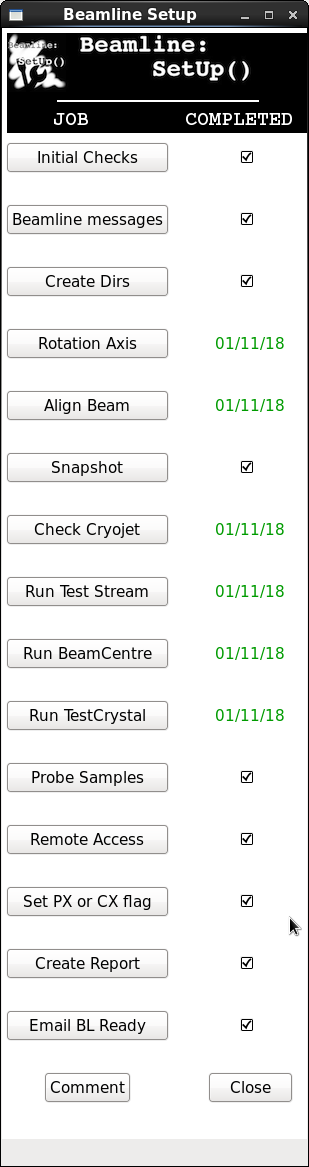
#> input picture img/wxpython_blsetup.png, 309 x 1167 px
$ python -i eccentricity.py   (imports and definitions only)
#> lines starting #> are read from the running program, lines starting #| are printed output that depends on the picture; after the words box and inside, x2 and y2 are one past the last pixel; in counts of white or black regions, pixels touching at a corner belong together
#> further down, picture is the input picture: PIL image 309x1167 RGB; mean R, G, B 220.2, 220.6, 219.9
"""How far the pin tip sits from the rotation axis, in pixels (B4).

The module already drives omega to 0, 90, 180 and 270 and photographs the pin at
each, but produced no number for how well the axis is actually aligned - the four
images went into a montage for a person to look at.

The measurement
---------------
Rotating omega by 180 degrees moves an off-axis point to the opposite side of the
axis. So if the tip is `d` above the axis at omega 0, it is `d` below at 180, and
the axis itself is the **midpoint** of the two tip positions:

    eccentricity = |y(0) - y(180)| / 2

The important subtlety is that this is not the distance from the crosshair. A
tip 3 px above the crosshair at 0 and 3 px below at 180 is perfectly centred on
the rotation axis; it is the crosshair that sits elsewhere. Measuring against the
crosshair would call that misaligned, which is why the figure of merit is the
difference between the pair rather than either one's offset.

The 90/270 pair gives the same measurement for the component that was pointing
along the viewing direction at 0/180, so between them the two pairs cover both
axes perpendicular to omega. Both are reported.

A montage is not good enough to measure from
--------------------------------------------
`montage.py` recovers the four frames from a stored montage exactly, and the
drawn lines are separable to the pixel. That is true and still useful - but it
does **not** mean a montage can be measured.

The crosshair is drawn at the crosshair position, and on a well-aligned beamline
that is precisely where the tip is. On 7 August 2026 the tip sat 0 to 1 px from
the drawn horizontal line, which is 3 px wide: the line covers the tip
completely. Masking it and filling with background removes the feature being
measured, and the detector then finds the edge of whichever fragment survives.

Same morning, measured both ways:

    from the original frames    0.79 px
    from the montage crops      3.72 px

So the montage number is mostly artefact. Historical montages give an upper
bound and nothing better; a real measurement needs the frames as captured, which
the module now keeps.

Finding the needle
------------------
Easier than it sounds, because of what the images actually look like: a
near-black needle on a flat grey background, entering from one side, roughly
horizontal. No edge detection and no OpenCV - the pin is 70 grey levels darker
than everything around it, so an Otsu threshold and the largest connected dark
region give the silhouette, and that is easy to debug at 2 a.m.

The drawn crosshair has to be masked first. It is 3 pixels wide and would
otherwise be the straightest edge in the frame.

Where the y comes from, and why not the apex (B9)
-------------------------------------------------
`find_tip` returns the silhouette's apex. It is what refuses a frame holding no
pin, the scintillator, or only dust, and its x is used as the reference point.
Its **y is not used for the measurement**, because it comes from a handful of
pixels at the tip and carries about 2 px of noise - the same size as the
eccentricity being measured. A number whose error matches its signal cannot
drive an alignment routine.

`find_centreline` supplies the y instead: the average of the needle's two edges,
fitted over 200 columns and read at a fixed offset back from the apex. Measured
on the surviving original frames, the fit residual is 0.25-0.40 px per column,
so the standard error on the fitted y is about **0.02 px** - roughly fifty times
better, and comfortably sub-pixel.

**A route that was tried and is worse**: fitting both edges and intersecting them
to find the apex. A thin wedge's edges are nearly parallel, so the intersection
is hypersensitive to slope error - on the same frames it gave 9.7 px of noise
against 2.0 for simply taking the extreme pixel. The eccentricity never needed
the apex; it needs a y that is comparable between omega 0 and 180, and the
centreline is that without extrapolating anywhere.
"""

import numpy as np

# How much of the frame the pin may occupy. A "pin" covering most of the image is
# a failed threshold, not a pin - which is what a fixed fraction of the grey
# range produced before this used Otsu: the white angle label pushes the maximum
# to 255, so a fraction of (min, max) landed above the background and called the
# whole frame dark.
MAXIMUM_PIN_FRACTION = 0.35

# Below this the "needle" is a speck of dirt or a shadow, not a pin.
MINIMUM_PIN_PIXELS = 2000


# The drawn crosshair is 3 px wide and, on a well-aligned beamline, sits exactly
# where the tip is. A tip found this close to it has been measured through a hole
# in the image.
CROSSHAIR_CONFLICT_PX = 6


class TipNotFound(Exception):
    """No pin in the frame, or nothing that looks like one."""


class TipUnderCrosshair(TipNotFound):
    """The tip sits under the drawn crosshair, so the frame cannot give it.

    Not a detection failure - the opposite. It means the axis is well aligned,
    because the tip is where the crosshair is. It just cannot be measured from a
    montage; it needs the original frame.
    """


def otsu_threshold(pixels):
    """The grey level that best separates the pin from the background.

    Otsu's method: pick the threshold that minimises the variance within the two
    groups it creates. Used rather than a fixed constant because the histogram is
    strongly bimodal - the needle sits around 30 and the background around 103 -
    and the separation is obvious, but where it sits in absolute terms is not
    stable between frames.
    """
    counts, edges = np.histogram(pixels, bins=256, range=(0, 256))
#> counts = 256 values, max 228796 at index 255, min 19 at index 199, mean 1408.6; edges = 257 values from 0 to 256
    total = counts.sum()
#> total = 360603
    if not total:
        raise TipNotFound("empty frame")
    levels = np.arange(256)
    weight_below = np.cumsum(counts)
#> weight_below = 256 values from 26157 to 360603
    weight_above = total - weight_below
#> weight_above = 256 values, max 334446 at index 0, min 0 at index 255, mean 310418.1
    usable = (weight_below > 0) & (weight_above > 0)
    if not usable.any():
        raise TipNotFound("frame is a single grey level")

    sum_below = np.cumsum(counts * levels)
#> sum_below = 256 values from 0 to 79467021
    sum_total = sum_below[-1]
#> sum_total = 79467021
    mean_below = np.divide(
        sum_below, weight_below, out=np.zeros(256), where=weight_below > 0
    )
#> mean_below = 256 values from 0 to 220.4
    mean_above = np.divide(
        sum_total - sum_below, weight_above, out=np.zeros(256), where=weight_above > 0
    )
#> mean_above = 256 values, max 255 at index 254, min 0 at index 255, mean 247.4
    between = weight_below * weight_above * (mean_below - mean_above) ** 2
#> between = 256 values, max 7.36e+14 at index 134, min 0 at index 255, mean 6.69e+14
    between[~usable] = -1
    return float(np.argmax(between))


def _greyscale(frame, mask=None):
    pixels = np.asarray(frame.convert("L"), dtype=float)
    if mask is not None:
        # The drawn lines are not image data. Filling them with the background
        # keeps them from being either a pin or a hole in one.
        pixels = pixels.copy()
        pixels[mask] = np.median(pixels[~mask])
    return pixels


def find_tip(frame, mask=None):
    """(x, y) of the pin tip, in frame pixels.

    Raises TipNotFound rather than returning a plausible wrong point: an
    eccentricity computed from a speck of dirt is worse than no number, because
    it looks like a measurement.

    The dust is why this takes the largest connected dark region rather than the
    extreme dark pixel. The frames have a dozen or so dark specks scattered
    across the background, and taking the leftmost dark pixel finds one of those
    every time - which produced an eccentricity of exactly 0.00 on all 33 days,
    the same wrong answer so consistently that it looked like a result.
    """
    from scipy import ndimage

    pixels = _greyscale(frame, mask)
    dark = pixels <= otsu_threshold(pixels)
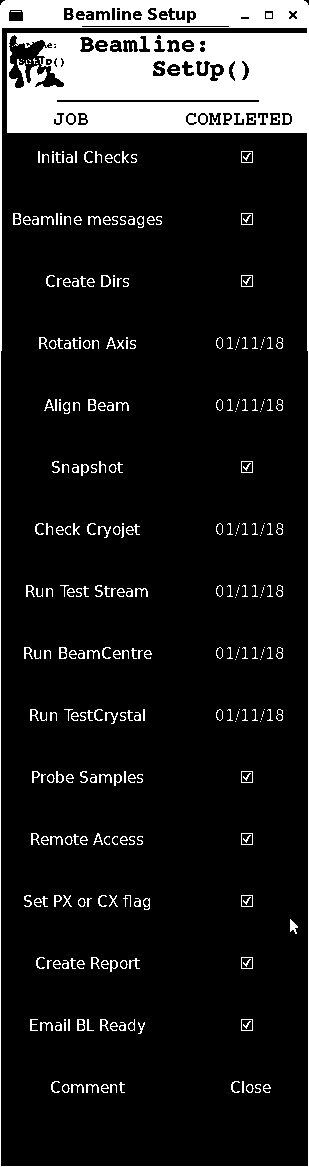
#> dark: shape (1167, 309) bool; 12.4% white; 333 white regions (91 under 20 px), largest, box (x1, y1, x2, y2) and area: (0, 0, 309, 1167) 36291, (290, 919, 298, 934) 66, (13, 213, 21, 225) 56
    if dark.mean() > MAXIMUM_PIN_FRACTION:
        # Almost always this means there is no pin in the frame: with nothing
        # dark to find, Otsu splits the background's own gradient down the
        # middle and about half the frame comes back "dark". Four mornings in
        # early 2026 look like this - the pin sat outside the field of view -
        # and one had the scintillator in instead of a pin.
        raise TipNotFound(
            f"{dark.mean():.0%} of the frame is below the threshold, which means "
            "there is nothing dark enough here to be a pin"
        )

    labels, count = ndimage.label(dark)
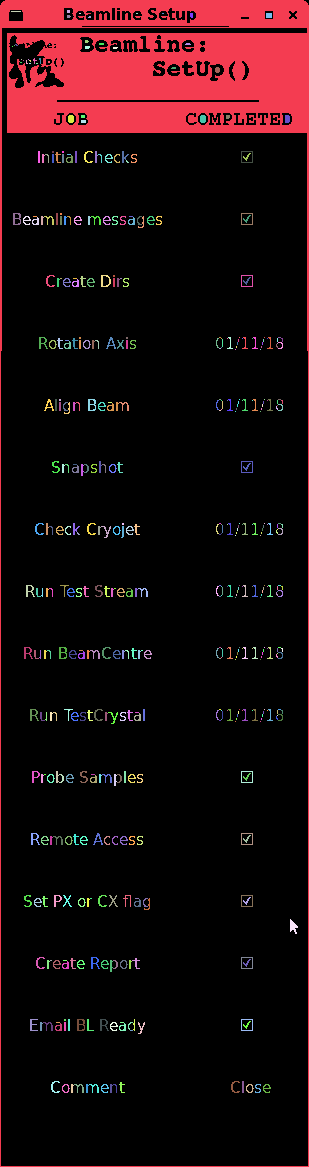
#> labels: shape (1167, 309) int32; 498 distinct labels, from 0 to 497; one colour per label, 0 black
#> count = 497
    if not count:
        raise TipNotFound("nothing dark in this frame")
    sizes = ndimage.sum(dark, labels, range(1, count + 1))
#> sizes = 497 values, max 36275 at index 0, min 1 at index 14, mean 89.92
    pin = dark & (labels == int(np.argmax(sizes)) + 1)
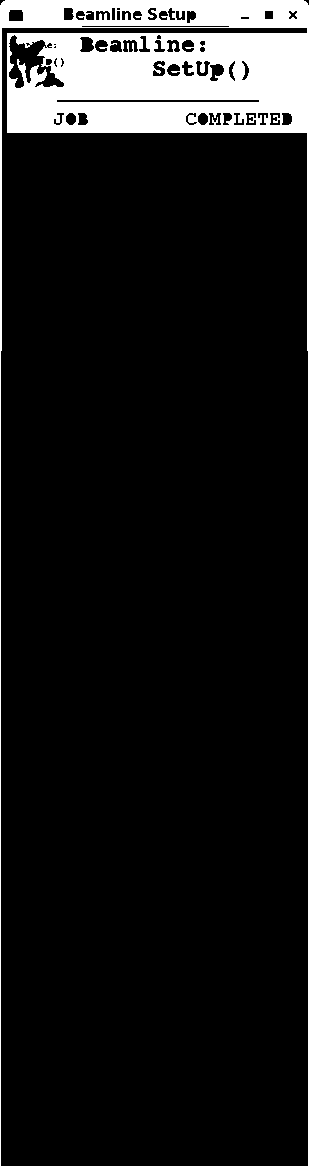
#> pin: shape (1167, 309) bool; 10.1% white; 1 white region, box (x1, y1, x2, y2) and area: (0, 0, 309, 1167) 36275
    if pin.sum() < MINIMUM_PIN_PIXELS:
        raise TipNotFound(
            f"largest dark region is {int(pin.sum())} pixels, too small for a pin"
        )

    # The pin runs off one side of the frame. Which side tells us which end is
    # the tip: the free end is the one furthest from where it enters.
    height, width = pin.shape
#> height = 1167; width = 309
    touches_left = pin[:, 0].any()
#> touches_left = True
    touches_right = pin[:, -1].any()
#> touches_right = True
    if not (touches_left or touches_right):
        raise TipNotFound("the pin does not reach either edge of the frame")
    if touches_left and touches_right:
#> (the run stopped early here; a loop or call above may not have finished)
